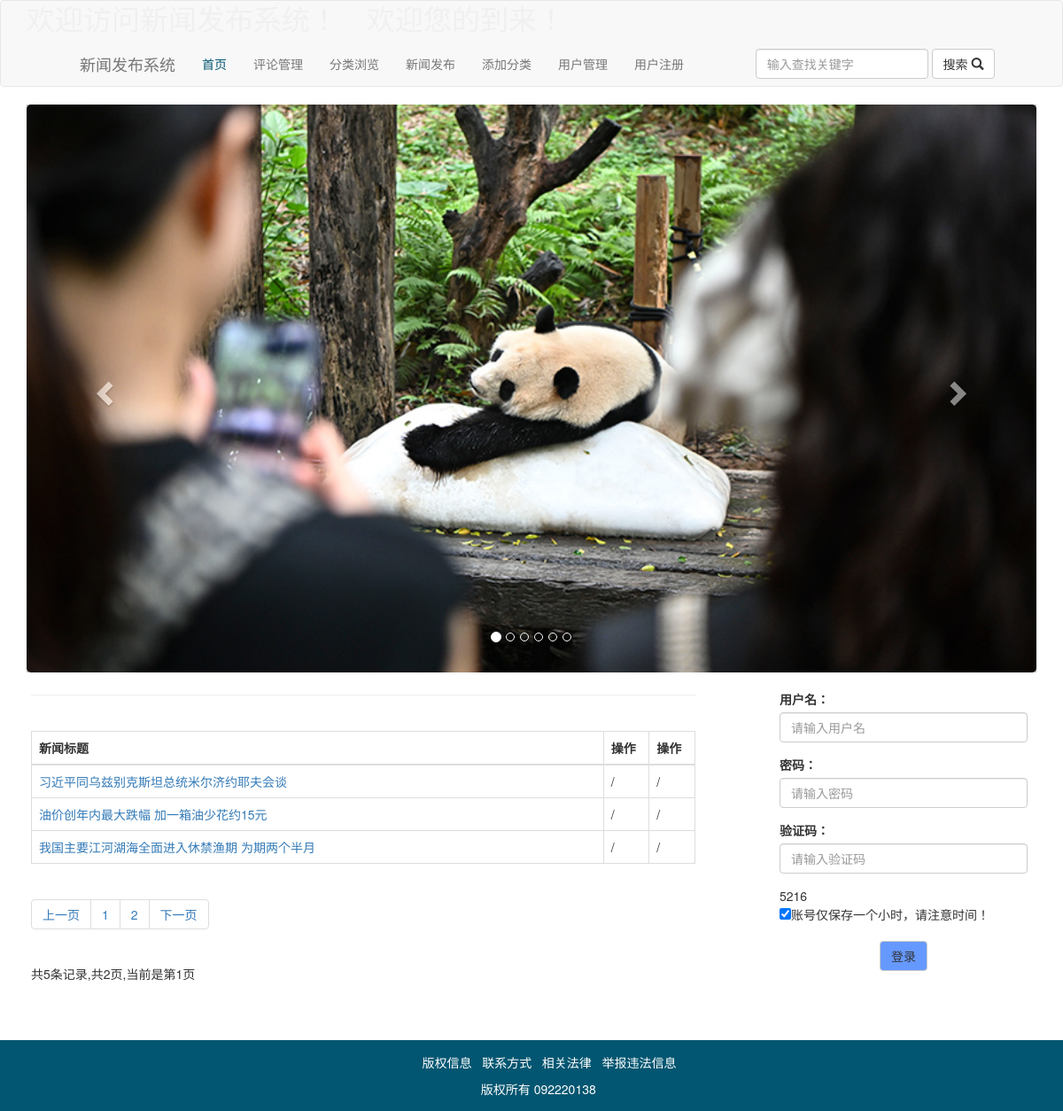
The page / on the database its author committed.
### tables this page shows
CREATE TABLE `news`  (
  `news_id` int(11) NOT NULL AUTO_INCREMENT,
  `user_id` int(11) DEFAULT NULL,
  `category_id` int(11) DEFAULT NULL,
  `title` char(100) NOT NULL,
  `content` text,
  `publish_time` datetime(0) DEFAULT NULL,
  `clicked` int(11) DEFAULT NULL,
  `attachment` char(100) DEFAULT NULL,
  PRIMARY KEY (`news_id`) USING BTREE,
  INDEX `FK_news_user`(`user_id`) USING BTREE,
  INDEX `FK_news_category`(`category_id`) USING BTREE
);

### functions/is_login.php (called while the page is built, shortened)
<?php
function is_admin(){
	if(isset($_SESSION['name'])){
		if($_SESSION['name']=="admin"){
			return TRUE;
		}else{
			return FALSE;
		}
	}else{
		return FALSE;
	}
}
?>

### news_list.php (the view, shortened to what this page needs)
<?php
include_once("functions/page.php");
include_once("functions/is_login.php");
$keyword = "";
?>
<br/>
<table class="table table-bordered">
	<thead>
		<tr>
			<th>新闻标题</th>
			<th width="40">操作</th>
			<th width="40">操作</th>
		</tr>
	</thead>
<?php
$database_connection = new DatabaseConnection();
$connection = $database_connection->getConnection();
$page_size = 3;
if(isset($_GET["page_current"])){
	$page_current = $_GET["page_current"];
}else{
	$page_current = 1;
}
$start = ($page_current - 1) * $page_size;
$search_sql = "SELECT * FROM news ORDER BY news_id DESC LIMIT $start, $page_size";
$result_set = mysqli_query($connection, $search_sql);
while($row = mysqli_fetch_array($result_set)){
?>
<tr>
	<td style="width: 500px;">
		<a href="index.php?url=news_detail.php&keyword=<?php echo $keyword?>&news_id=<?php echo mb_strcut($row['news_id'], 0, 40, "utf8")?>" onclick="insertValue()"><?php echo mb_strcut($row['title'], 0, 160, "utf8")?></a>
	</td>
	<?php
	if(is_admin()){
		echo '<td><a href="index.php?url=news_edit.php&news_id='.$row['news_id'].'">编辑</a></td><td><a href="index.php?url=news_delete.php&news_id='.$row['news_id'].'" onclick="return confirm(\'确定删除吗?\');">删除</a></td>';
	} else {
		echo "<td>/</td><td>/</td>";
	}
	?>
</tr>
<?php
}
?>
</table>

### rows shown on the page
news: title "习近平同乌兹别克斯坦总统米尔济约耶夫会谈"
news: title "油价创年内最大跌幅 加一箱油少花约15元"
news: title "我国主要江河湖海全面进入休禁渔期 为期两个半月"

### other values the page prints
$checknum "5216"
$j "1"
$j "2"
$total_records "5"
$total_pages "2"
$page_current "1"
